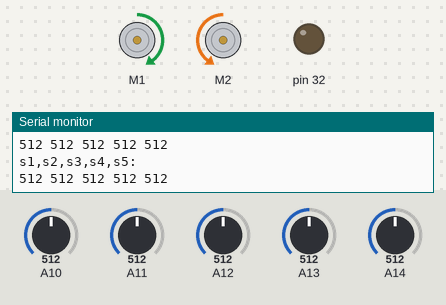
Bench run of a sketch on a simulated Arduino Mega 2560, built with avr-gcc and run on an emulated ATmega2560. Parts: 2 × DC motor (green arrow = forward, orange = backward, longer = faster), output pins drawn as LEDs (lit = HIGH), the last lines printed to the serial monitor. The inputs (shaded band) are chosen by the test bench; at power-on: A10 = 512, A11 = 512, A14 = 512, A12 = 512, A13 = 512.

Above: at 1.9 s.
2.0 s: A10 set to 544
3.5 s: A10 set to 559
At 4.3 s:
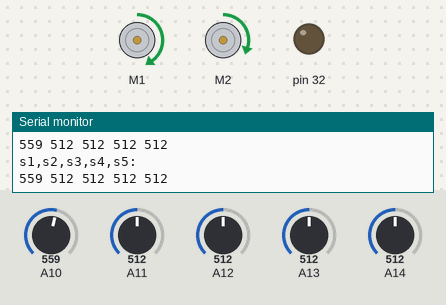
5.0 s: A11 set to 108
6.5 s: A11 set to 95
9.5 s: A10 set to 540
At 10.2 s:
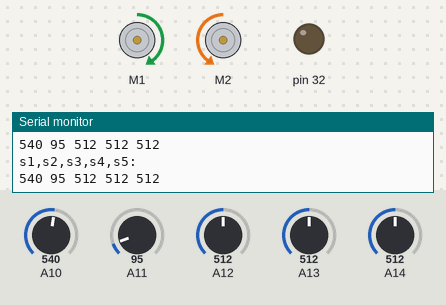
12.5 s: A14 set to 540
15.5 s: A14 set to 558
At 16.3 s:
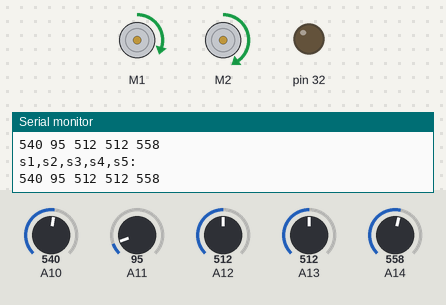
Timing chart, 0 to 18.0 s (numbered marks = the images above; inputs shaded):
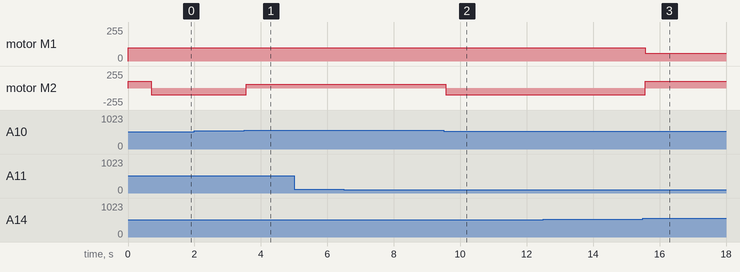

Measured:
- the behaviour switches between 550 and 551 on A10 (found by bisection; images 0 and 1)
- the behaviour switches between 549 and 550 on A14 (found by bisection; images 2 and 3)
- after the input at 3.5 s, motor M1: forward 99/255 → forward 100/255 after 0.05 s; motor M2: backward 99/255 → forward 60/255 after 0.05 s
- after the input at 9.5 s, motor M1: forward 100/255 → forward 99/255 after 0.06 s; motor M2: forward 60/255 → backward 99/255 after 0.06 s
- after the input at 15.5 s, motor M1: forward 99/255 → forward 60/255 after 0.06 s; motor M2: backward 99/255 → forward 100/255 after 0.06 s

The sketch:

round_1.ino
```cpp
#include <AFMotor.h>

int s1 = 0, s2 = 0, s3 = 0, s4 = 0, s5 = 0;

#define thres 550
#define Setpoint 550

AF_DCMotor motorL(1, MOTOR12_64KHZ);
AF_DCMotor motorR(2, MOTOR12_64KHZ);

void setup() {


Serial.begin(9600);
  pinMode(A10, INPUT);
  pinMode(A11, INPUT);
  pinMode(A12, INPUT);
  pinMode(A13, INPUT);
  pinMode(A14, INPUT);
  pinMode(A15, INPUT);
  pinMode(32, OUTPUT);
  motorL.setSpeed(100);
  motorR.setSpeed(105);
  motorL.run(FORWARD);
  motorR.run(FORWARD);
  delay(700);

}

void loop() {
   s1 = analogRead(A10);
   s2 = analogRead(A11);
   s3 = analogRead(A12);
   s4 = analogRead(A13);
   s5 = analogRead(A14);

    Serial.println("\ns1,s2,s3,s4,s5:  ");
    Serial.print(s1 );
    Serial.print(" ");
    Serial.print(s2 );
    Serial.print(" ");
    Serial.print(s3 );
    Serial.print(" ");
    Serial.print(s4) ;
    Serial.print(" ");
    Serial.print(s5 );


    if((s1<thres)&&(s2>thres)&&(s3>thres)&&(s4>thres)&&(s5<thres)){                     //Forward
      motorL.setSpeed(100);
      motorR.setSpeed(100);
      motorL.run(FORWARD);
      motorR.run(FORWARD);

    }
    else if((s1<thres)&&(s2>thres)&&(s3>thres)&&(s4<thres)&&(s5<thres)){     // soft right
      motorL.setSpeed(100);
      motorR.setSpeed(60);
      motorL.run(FORWARD);
      motorR.run(FORWARD);
    }
     else if((s1>thres)&&(s2>thres)&&(s3<thres)&&(s4<thres)&&(s5<thres)){              //soft right
      motorL.setSpeed(100);
      motorR.setSpeed(60);
      motorL.run(FORWARD);
      motorR.run(FORWARD);
     }

    else if((s1>thres)&&(s2<thres)&&(s3<thres)&&(s4<thres)&&(s5<thres)){                  //soft right
      motorL.setSpeed(100);
      motorR.setSpeed(60);
      motorL.run(FORWARD);
      motorR.run(FORWARD);
    }
    else if((s1<thres)&&(s2<thres)&&(s3>thres)&&(s4>thres)&&(s5<thres)){                  //soft left
      motorL.setSpeed(60);
      motorR.setSpeed(100);
      motorL.run(FORWARD);
      motorR.run(FORWARD);
    }
    else if((s1<thres)&&(s2<thres)&&(s3<thres)&&(s4>thres)&&(s5>thres)){                //soft left
      motorL.setSpeed(60);
      motorR.setSpeed(100);
      motorL.run(FORWARD);
      motorR.run(FORWARD);
    }
     else if((s1<=thres)&&(s2<=thres)&&(s3<=thres)&&(s4<=thres)&&(s5>=thres)){                  //soft left
      motorL.setSpeed(60);
      motorR.setSpeed(100);
      motorL.run(FORWARD);
      motorR.run(FORWARD);
    }

    else if((s1>thres)&&(s2>thres)&&(s3>thres)&&(s4>thres)&&(s5<thres)){                     //Turn right
      motorL.setSpeed(100);
      motorR.setSpeed(100);
      motorL.run(FORWARD);
      motorR.run(BACKWARD);
    }


    else if((s1<thres)&&(s2>thres)&&(s3>thres)&&(s4>thres)&&(s5>thres)){
                                                                                                 //turn left
      motorL.setSpeed(0);
      motorR.setSpeed(100);
      motorL.run(FORWARD);
      motorR.run(FORWARD);
      delay(700);
    }
    else if((s1<thres)&&(s2<thres)&&(s3<thres)&&(s4<thres)&&(s5<thres)){                     //U-turn

      motorL.setSpeed(99);
      motorR.setSpeed(99);
      motorL.run(FORWARD);
      motorR.run(BACKWARD);
          }
    else if((s1>=thres)&&(s2>=thres)&&(s3>=thres)&&(s4>=thres)&&(s5>=thres))                      //complete black right turn
    {
//      if(digitalRead(A15) == HIGH){
//      count++;
//      motorL.setSpeed(110);
//      motorR.setSpeed(110);
//      motorL.run(FORWARD);
//      motorR.run(FORWARD);
//      }
//      else{
      motorL.setSpeed(100);
      motorR.setSpeed(100);
      motorL.run(FORWARD);
      motorR.run(BACKWARD);
      }
//      delay(700);
//       if((s1>=thres)&&(s2>=thres)&&(s3>=thres)&&(s4>=thres)&&(s5>=thres)){
//        motorR.run(RELEASE);
//        motorL.run(RELEASE);
//        digitalWrite(32, HIGH);
//        delay(2000);
//        digitalWrite(32, LOW);
//        delay(2000);
       }


//
//    if(count==2){
//
//      motorL.run(RELEASE);
//     motorR.run(RELEASE);
//    }
```
